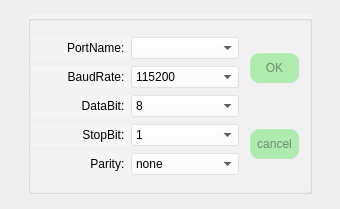
            <widget class="QWidget" name="page_4">
             <layout class="QHBoxLayout" name="horizontalLayout_17" stretch="1,10,1">
              <property name="spacing">
               <number>0</number>
              </property>
              <property name="leftMargin">
               <number>0</number>
              </property>
              <property name="topMargin">
               <number>0</number>
              </property>
              <property name="rightMargin">
               <number>0</number>
              </property>
              <property name="bottomMargin">
               <number>0</number>
              </property>
              <item>
               <spacer name="horizontalSpacer_34">
                <property name="orientation">
                 <enum>Qt::Horizontal</enum>
                </property>
                <property name="sizeHint" stdset="0">
                 <size>
                  <width>46</width>
                  <height>20</height>
                 </size>
                </property>
               </spacer>
              </item>
              <item>
               <layout class="QVBoxLayout" name="verticalLayout_11" stretch="1,12,1">
                <property name="spacing">
                 <number>0</number>
                </property>
                <item>
                 <spacer name="verticalSpacer_6">
                  <property name="orientation">
                   <enum>Qt::Vertical</enum>
                  </property>
                  <property name="sizeHint" stdset="0">
                   <size>
                    <width>20</width>
                    <height>18</height>
                   </size>
                  </property>
                 </spacer>
                </item>
                <item>
                 <widget class="QGroupBox" name="groupBox_2">
                  <property name="styleSheet">
                   <string notr="true">  background-color:rgba(255, 255, 255, 80);</string>
                  </property>
                  <property name="title">
                   <string/>
                  </property>
                  <property name="alignment">
                   <set>Qt::AlignCenter</set>
                  </property>
                  <layout class="QHBoxLayout" name="horizontalLayout_16" stretch="7,2">
                   <property name="spacing">
                    <number>0</number>
                   </property>
                   <property name="leftMargin">
                    <number>0</number>
                   </property>
                   <item>
                    <layout class="QVBoxLayout" name="verticalLayout_12">
                     <item>
                      <layout class="QHBoxLayout" name="horizontalLayout_28" stretch="1,2">
                       <item>
                        <widget class="QLabel" name="PartNamelab_1">
                         <property name="sizePolicy">
                          <sizepolicy hsizetype="Minimum" vsizetype="Minimum">
                           <horstretch>0</horstretch>
                           <verstretch>0</verstretch>
                          </sizepolicy>
                         </property>
                         <property name="minimumSize">
                          <size>
                           <width>100</width>
                           <height>0</height>
                          </size>
                         </property>
                         <property name="maximumSize">
                          <size>
                           <width>16777215</width>
                           <height>16777215</height>
                          </size>
                         </property>
                         <property name="text">
                          <string>PortName:  </string>
                         </property>
                         <property name="alignment">
                          <set>Qt::AlignRight|Qt::AlignTrailing|Qt::AlignVCenter</set>
                         </property>
                        </widget>
                       </item>
                       <item>
                        <widget class="QComboBox" name="SerialCb_1">
                         <property name="minimumSize">
                          <size>
                           <width>0</width>
                           <height>0</height>
                          </size>
                         </property>
                         <property name="focusPolicy">
                          <enum>Qt::NoFocus</enum>
                         </property>
                        </widget>
                       </item>
                      </layout>
                     </item>
                     <item>
                      <layout class="QHBoxLayout" name="horizontalLayout_29" stretch="1,2">
                       <item>
                        <widget class="QLabel" name="PartNamelab_2">
                         <property name="sizePolicy">
                          <sizepolicy hsizetype="Minimum" vsizetype="Minimum">
                           <horstretch>0</horstretch>
                           <verstretch>0</verstretch>
                          </sizepolicy>
                         </property>
                         <property name="minimumSize">
                          <size>
                           <width>100</width>
                           <height>0</height>
                          </size>
                         </property>
                         <property name="maximumSize">
                          <size>
                           <width>16777215</width>
                           <height>16777215</height>
                          </size>
                         </property>
                         <property name="text">
                          <string>BaudRate:  </string>
                         </property>
                         <property name="alignment">
                          <set>Qt::AlignRight|Qt::AlignTrailing|Qt::AlignVCenter</set>
                         </property>
                        </widget>
                       </item>
                       <item>
                        <widget class="QComboBox" name="BaudrateCb_1">
                         <property name="minimumSize">
                          <size>
                           <width>0</width>
                           <height>0</height>
                          </size>
                         </property>
                         <property name="focusPolicy">
                          <enum>Qt::NoFocus</enum>
                         </property>
                         <property name="currentIndex">
                          <number>2</number>
                         </property>
                         <item>
                          <property name="text">
                           <string>4800</string>
                          </property>
                         </item>
                         <item>
                          <property name="text">
                           <string>9600</string>
                          </property>
                         </item>
                         <item>
                          <property name="text">
                           <string>115200</string>
                          </property>
                         </item>
                        </widget>
                       </item>
                      </layout>
                     </item>
                     <item>
                      <layout class="QHBoxLayout" name="horizontalLayout_30" stretch="1,2">
                       <item>
                        <widget class="QLabel" name="PartNamelab_3">
                         <property name="sizePolicy">
                          <sizepolicy hsizetype="Minimum" vsizetype="Minimum">
                           <horstretch>0</horstretch>
                           <verstretch>0</verstretch>
                          </sizepolicy>
                         </property>
                         <property name="minimumSize">
                          <size>
                           <width>100</width>
                           <height>0</height>
                          </size>
                         </property>
                         <property name="maximumSize">
                          <size>
                           <width>16777215</width>
                           <height>16777215</height>
                          </size>
                         </property>
                         <property name="text">
                          <string>DataBit:  </string>
                         </property>
                         <property name="alignment">
                          <set>Qt::AlignRight|Qt::AlignTrailing|Qt::AlignVCenter</set>
                         </property>
                        </widget>
                       </item>
                       <item>
                        <widget class="QComboBox" name="DatabitsCb_1">
                         <property name="minimumSize">
                          <size>
                           <width>0</width>
                           <height>0</height>
                          </size>
                         </property>
                         <property name="focusPolicy">
                          <enum>Qt::NoFocus</enum>
                         </property>
                         <property name="currentIndex">
                          <number>3</number>
                         </property>
                         <property name="maxCount">
                          <number>2147483646</number>
                         </property>
                         <item>
                          <property name="text">
                           <string>5</string>
                          </property>
                         </item>
                         <item>
                          <property name="text">
                           <string>6</string>
                          </property>
                         </item>
                         <item>
                          <property name="text">
                           <string>7</string>
                          </property>
                         </item>
                         <item>
                          <property name="text">
                           <string>8</string>
                          </property>
                         </item>
                        </widget>
                       </item>
                      </layout>
                     </item>
                     <item>
                      <layout class="QHBoxLayout" name="horizontalLayout_31" stretch="1,2">
                       <item>
                        <widget class="QLabel" name="PartNamelab_4">
                         <property name="sizePolicy">
                          <sizepolicy hsizetype="Minimum" vsizetype="Minimum">
                           <horstretch>0</horstretch>
                           <verstretch>0</verstretch>
                          </sizepolicy>
                         </property>
                         <property name="minimumSize">
                          <size>
                           <width>100</width>
                           <height>0</height>
                          </size>
                         </property>
                         <property name="maximumSize">
                          <size>
                           <width>16777215</width>
                           <height>16777215</height>
                          </size>
                         </property>
                         <property name="text">
                          <string>StopBit:  </string>
                         </property>
                         <property name="alignment">
                          <set>Qt::AlignRight|Qt::AlignTrailing|Qt::AlignVCenter</set>
                         </property>
                        </widget>
                       </item>
                       <item>
                        <widget class="QComboBox" name="StopbitCb_1">
                         <property name="minimumSize">
                          <size>
                           <width>0</width>
                           <height>0</height>
                          </size>
                         </property>
                         <property name="focusPolicy">
                          <enum>Qt::NoFocus</enum>
                         </property>
                         <item>
                          <property name="text">
                           <string>1</string>
                          </property>
                         </item>
                         <item>
                          <property name="text">
                           <string>2</string>
                          </property>
                         </item>
                        </widget>
                       </item>
                      </layout>
                     </item>
                     <item>
                      <layout class="QHBoxLayout" name="horizontalLayout_32" stretch="1,2">
                       <item>
                        <widget class="QLabel" name="PartNamelab_5">
                         <property name="sizePolicy">
                          <sizepolicy hsizetype="Minimum" vsizetype="Minimum">
                           <horstretch>0</horstretch>
                           <verstretch>0</verstretch>
                          </sizepolicy>
                         </property>
                         <property name="minimumSize">
                          <size>
                           <width>100</width>
                           <height>0</height>
                          </size>
                         </property>
                         <property name="maximumSize">
                          <size>
                           <width>16777215</width>
                           <height>16777215</height>
                          </size>
                         </property>
                         <property name="text">
                          <string>Parity:  </string>
                         </property>
                         <property name="alignment">
                          <set>Qt::AlignRight|Qt::AlignTrailing|Qt::AlignVCenter</set>
                         </property>
                        </widget>
                       </item>
                       <item>
                        <widget class="QComboBox" name="ParityCb_1">
                         <property name="minimumSize">
                          <size>
                           <width>0</width>
                           <height>0</height>
                          </size>
                         </property>
                         <property name="focusPolicy">
                          <enum>Qt::NoFocus</enum>
                         </property>
                         <item>
                          <property name="text">
                           <string>none</string>
                          </property>
                         </item>
                        </widget>
                       </item>
                      </layout>
                     </item>
                    </layout>
                   </item>
                   <item>
                    <layout class="QVBoxLayout" name="verticalLayout_13" stretch="2,3,4,3,2">
                     <property name="spacing">
                      <number>0</number>
                     </property>
                     <property name="leftMargin">
                      <number>10</number>
                     </property>
                     <item>
                      <spacer name="verticalSpacer_16">
                       <property name="orientation">
                        <enum>Qt::Vertical</enum>
                       </property>
                       <property name="sizeHint" stdset="0">
                        <size>
                         <width>20</width>
                         <height>18</height>
                        </size>
                       </property>
                      </spacer>
                     </item>
                     <item>
                      <widget class="QPushButton" name="btn_ok1">
                       <property name="sizePolicy">
                        <sizepolicy hsizetype="Minimum" vsizetype="Minimum">
                         <horstretch>0</horstretch>
                         <verstretch>0</verstretch>
                        </sizepolicy>
                       </property>
                       <property name="minimumSize">
                        <size>
                         <width>0</width>
                         <height>0</height>
                        </size>
                       </property>
                       <property name="focusPolicy">
                        <enum>Qt::NoFocus</enum>
                       </property>
                       <property name="styleSheet">
                        <string notr="true">QPushButton{
     background-color: rgba(100, 225, 100, 120);/*背景色*/
     border-style: outset; /*边框样式*/
     border-width:  2px;  /*边框宽度为4像素*/
     border-radius: 10px; /*边框圆角半径*/
     border-color: rgba(255, 225, 255, 30);/*边框颜色*/
     color:rgba(0, 0, 0, 100);/*字体颜色*/
     padding: 6px; /*填衬*/
    outline: none; /*去掉按钮的虚线框*/
}

QPushButton:hover{ /*鼠标悬停在按钮上时*/
        background-color:rgba(100,255,100, 100);
        border-color: rgba(255, 225, 255, 200);
        color:rgba(0, 0, 0, 200);
}

QPushButton:pressed { /*按钮被按下时*/
     background-color:rgba(100,255,100, 200);
     border-color: rgba(255, 225, 255, 30);
     border-style: inset;
     color:rgba(0, 0, 0, 100);
}</string>
                       </property>
                       <property name="text">
                        <string>OK</string>
                       </property>
                      </widget>
                     </item>
                     <item>
                      <spacer name="verticalSpacer_17">
                       <property name="orientation">
                        <enum>Qt::Vertical</enum>
                       </property>
                       <property name="sizeHint" stdset="0">
                        <size>
                         <width>20</width>
                         <height>28</height>
                        </size>
                       </property>
                      </spacer>
                     </item>
                     <item>
                      <widget class="QPushButton" name="btn_cancel1">
                       <property name="sizePolicy">
                        <sizepolicy hsizetype="Minimum" vsizetype="Minimum">
                         <horstretch>0</horstretch>
                         <verstretch>0</verstretch>
                        </sizepolicy>
                       </property>
                       <property name="minimumSize">
                        <size>
                         <width>0</width>
                         <height>0</height>
                        </size>
                       </property>
                       <property name="font">
                        <font>
                         <weight>50</weight>
                         <italic>false</italic>
                         <bold>false</bold>
                        </font>
                       </property>
                       <property name="focusPolicy">
                        <enum>Qt::NoFocus</enum>
                       </property>
                       <property name="styleSheet">
                        <string notr="true">QPushButton{
     background-color: rgba(100, 225, 100, 120);/*背景色*/
     border-style: outset; /*边框样式*/
     border-width:  2px;  /*边框宽度为4像素*/
     border-radius: 10px; /*边框圆角半径*/
     border-color: rgba(255, 225, 255, 30);/*边框颜色*/
     color:rgba(0, 0, 0, 100);/*字体颜色*/
     padding: 6px; /*填衬*/
    outline: none; /*去掉按钮的虚线框*/
}

QPushButton:hover{ /*鼠标悬停在按钮上时*/
        background-color:rgba(100,255,100, 100);
        border-color: rgba(255, 225, 255, 200);
        color:rgba(0, 0, 0, 200);
}

QPushButton:pressed { /*按钮被按下时*/
     background-color:rgba(100,255,100, 200);
     border-color: rgba(255, 225, 255, 30);
     border-style: inset;
     color:rgba(0, 0, 0, 100);
}</string>
                       </property>
                       <property name="text">
                        <string>cancel</string>
                       </property>
                      </widget>
                     </item>
                     <item>
                      <spacer name="verticalSpacer_18">
                       <property name="orientation">
                        <enum>Qt::Vertical</enum>
                       </property>
                       <property name="sizeHint" stdset="0">
                        <size>
                         <width>20</width>
                         <height>18</height>
                        </size>
                       </property>
                      </spacer>
                     </item>
                    </layout>
                   </item>
                  </layout>
                 </widget>
                </item>
                <item>
                 <spacer name="verticalSpacer_7">
                  <property name="orientation">
                   <enum>Qt::Vertical</enum>
                  </property>
                  <property name="sizeHint" stdset="0">
                   <size>
                    <width>20</width>
                    <height>40</height>
                   </size>
                  </property>
                 </spacer>
                </item>
               </layout>
              </item>
              <item>
               <spacer name="horizontalSpacer_36">
                <property name="orientation">
                 <enum>Qt::Horizontal</enum>
                </property>
                <property name="sizeHint" stdset="0">
                 <size>
                  <width>46</width>
                  <height>20</height>
                 </size>
                </property>
               </spacer>
              </item>
             </layout>
            </widget>
